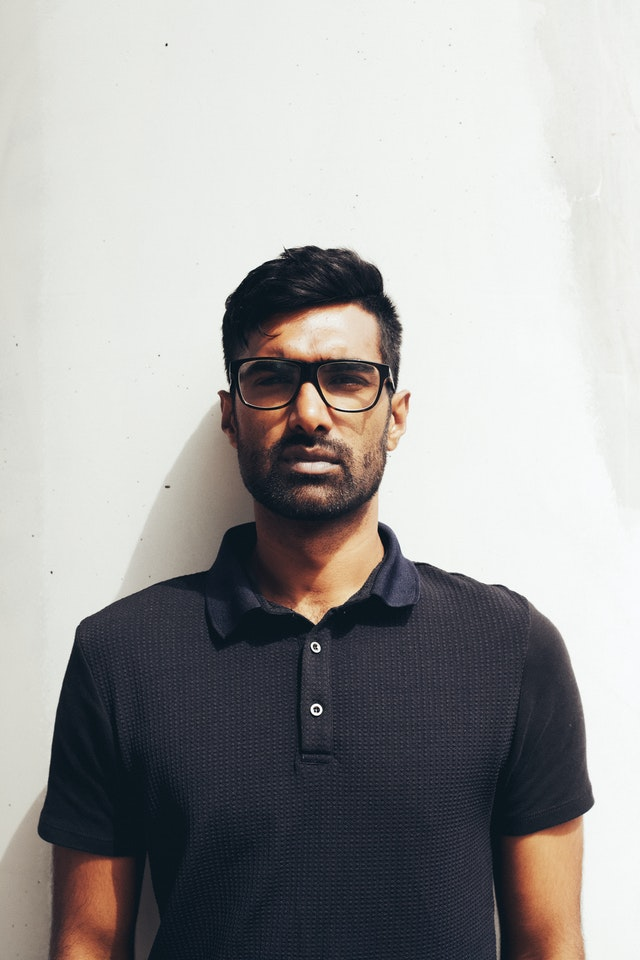
#> input picture person3.jpg, 640 x 960 px, found by its file name
$ python face_detect.py
#> lines starting #> are read from the running program, lines starting #| are printed output that depends on the picture; after the words box and inside, x2 and y2 are one past the last pixel; in counts of white or black regions, pixels touching at a corner belong together
import cv2 as cv

img = cv.imread('photos/person3.jpg')
#> img is the input picture: shape (960, 640, 3); mean B, G, R 159.6, 160.4, 161.4
cv.imshow('person',img)

gray = cv.cvtColor(img,cv.COLOR_BGR2GRAY)
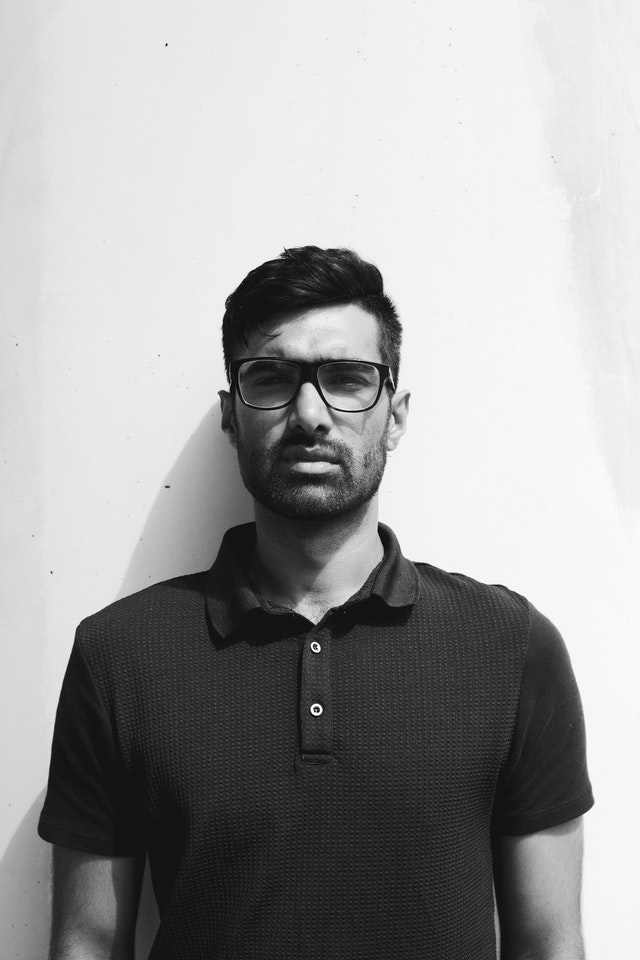
#> gray: shape (960, 640); min 1, max 255, mean 160.6
cv.imshow('gray',gray)

haar_cascade = cv.CascadeClassifier('haar_face.xml')

faces_rect = haar_cascade.detectMultiScale(gray,scaleFactor=1.1,minNeighbors=3)
#> faces_rect = [[206, 303, 204, 204]]

for (x,y,w,h) in faces_rect:
    cv.rectangle(img,(x,y),(x+w,y+h),(0,255,0),thickness =2)
#> this loop made 1 pass
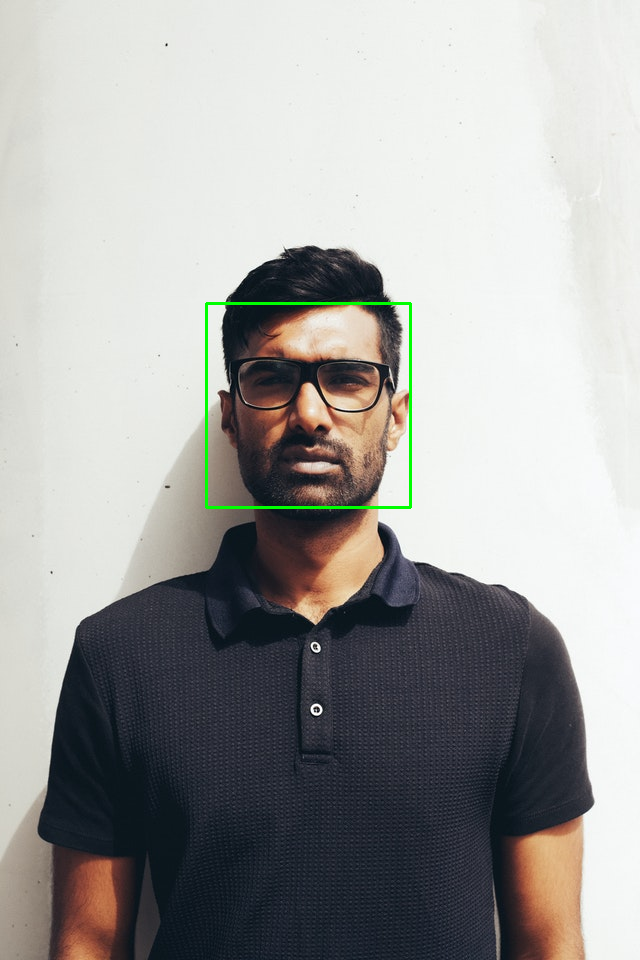
#> img: shape (960, 640, 3); 0.4% of pixels changed, all inside (x1, y1, x2, y2) = (205, 302, 412, 509)

cv.imshow('rect',img)

cv.waitKey(0)
